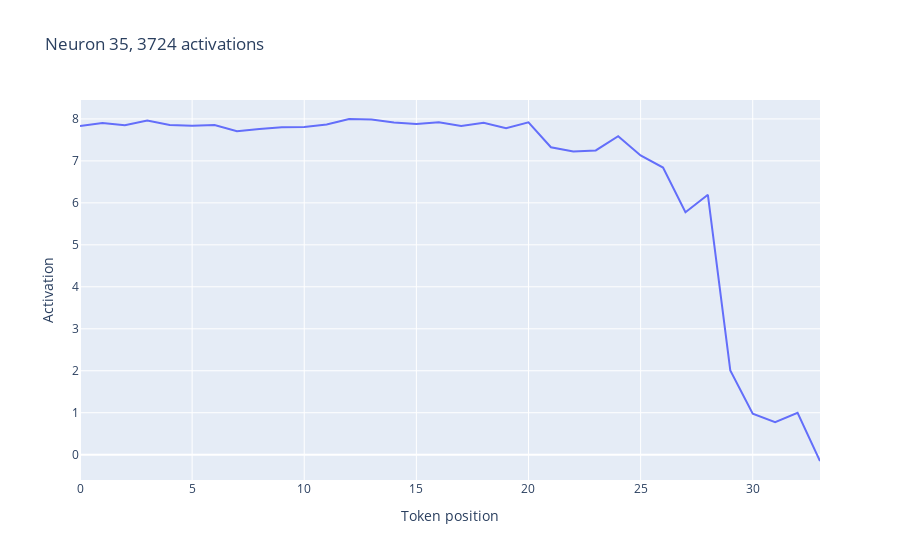

Source (notebook cell):
### Code cell
cache_numbers = [x.item() for x in cache]
# line(cache_numbers, title="Neuron 35, 3724 activations", labels={"y":"Activation", "x":"Token position"})
# Label each point with the token, using px.line
line(cache_numbers, title="Neuron 35, 3724 activations", labels={"y":"Activation", "x":"Token position"}, hover_data={"x":model.to_str_tokens(example_tokens[0])})

### Figure 1 — Plotly figure (JSON) as saved in the notebook; plotly's stock layout.template omitted (floating-point values rounded to 4 significant figures)
{"data": [{"hovertemplate": "Token position=%{x}<br>Activation=%{y}<extra></extra>", "legendgroup": "", "line": {"color": "#636efa", "dash": "solid"}, "marker": {"symbol": "circle"}, "mode": "lines", "name": "", "orientation": "v", "showlegend": false, "type": "scatter", "x": [0, 1, 2, 3, 4, 5, 6, 7, 8, 9, 10, 11, 12, 13, 14, 15, 16, 17, 18, 19, 20, 21, 22, 23, 24, 25, 26, 27, 28, 29, 30, 31, 32, 33], "xaxis": "x", "y": [7.834, 7.905, 7.848, 7.964, 7.858, 7.839, 7.854, 7.706, 7.761, 7.803, 7.808, 7.865, 7.998, 7.984, 7.915, 7.882, 7.922, 7.83, 7.908, 7.781, 7.918, 7.325, 7.226, 7.249, 7.589, 7.129, 6.841, 5.776, 6.191, 2.009, 0.9795, 0.7731, 0.9958, -0.15], "yaxis": "y"}], "layout": {"legend": {"tracegroupgap": 0}, "title": {"text": "Neuron 35, 3724 activations"}, "xaxis": {"anchor": "y", "domain": [0, 1], "title": {"text": "Token position"}}, "yaxis": {"anchor": "x", "domain": [0, 1], "title": {"text": "Activation"}}}}
